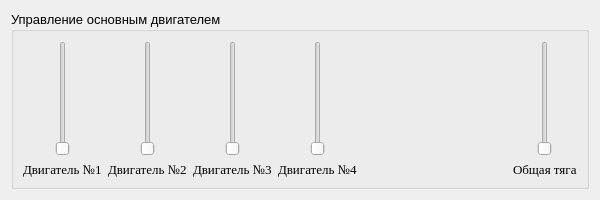
<?xml version="1.0" encoding="UTF-8"?>
<ui version="4.0">
 <class>Form</class>
 <widget class="QWidget" name="Form">
  <property name="geometry">
   <rect>
    <x>0</x>
    <y>0</y>
    <width>600</width>
    <height>200</height>
   </rect>
  </property>
  <property name="windowTitle">
   <string>Form</string>
  </property>
  <layout class="QHBoxLayout" name="horizontalLayout_2">
   <item>
    <widget class="QGroupBox" name="groupBox">
     <property name="font">
      <font>
       <pointsize>10</pointsize>
      </font>
     </property>
     <property name="title">
      <string>Управление основным двигателем </string>
     </property>
     <layout class="QHBoxLayout" name="horizontalLayout">
      <item>
       <layout class="QVBoxLayout" name="verticalLayout">
        <item alignment="Qt::AlignmentFlag::AlignHCenter">
         <widget class="QSlider" name="verticalSlider">
          <property name="orientation">
           <enum>Qt::Orientation::Vertical</enum>
          </property>
         </widget>
        </item>
        <item>
         <widget class="QLabel" name="label">
          <property name="font">
           <font>
            <family>Times New Roman</family>
            <pointsize>10</pointsize>
           </font>
          </property>
          <property name="text">
           <string>Двигатель №1</string>
          </property>
         </widget>
        </item>
       </layout>
      </item>
      <item>
       <layout class="QVBoxLayout" name="verticalLayout_2">
        <item alignment="Qt::AlignmentFlag::AlignHCenter">
         <widget class="QSlider" name="verticalSlider_2">
          <property name="orientation">
           <enum>Qt::Orientation::Vertical</enum>
          </property>
         </widget>
        </item>
        <item alignment="Qt::AlignmentFlag::AlignBottom">
         <widget class="QLabel" name="label_2">
          <property name="font">
           <font>
            <family>Times New Roman</family>
            <pointsize>10</pointsize>
           </font>
          </property>
          <property name="text">
           <string>Двигатель №2</string>
          </property>
         </widget>
        </item>
       </layout>
      </item>
      <item>
       <layout class="QVBoxLayout" name="verticalLayout_3">
        <item alignment="Qt::AlignmentFlag::AlignHCenter">
         <widget class="QSlider" name="verticalSlider_3">
          <property name="orientation">
           <enum>Qt::Orientation::Vertical</enum>
          </property>
         </widget>
        </item>
        <item>
         <widget class="QLabel" name="label_3">
          <property name="font">
           <font>
            <family>Times New Roman</family>
            <pointsize>10</pointsize>
           </font>
          </property>
          <property name="text">
           <string>Двигатель №3</string>
          </property>
         </widget>
        </item>
       </layout>
      </item>
      <item>
       <layout class="QVBoxLayout" name="verticalLayout_4">
        <item alignment="Qt::AlignmentFlag::AlignHCenter">
         <widget class="QSlider" name="verticalSlider_4">
          <property name="orientation">
           <enum>Qt::Orientation::Vertical</enum>
          </property>
         </widget>
        </item>
        <item>
         <widget class="QLabel" name="label_4">
          <property name="font">
           <font>
            <family>Times New Roman</family>
            <pointsize>10</pointsize>
           </font>
          </property>
          <property name="text">
           <string>Двигатель №4</string>
          </property>
         </widget>
        </item>
       </layout>
      </item>
      <item>
       <spacer name="horizontalSpacer">
        <property name="orientation">
         <enum>Qt::Orientation::Horizontal</enum>
        </property>
        <property name="sizeHint" stdset="0">
         <size>
          <width>139</width>
          <height>20</height>
         </size>
        </property>
       </spacer>
      </item>
      <item>
       <layout class="QVBoxLayout" name="verticalLayout_5">
        <item alignment="Qt::AlignmentFlag::AlignHCenter">
         <widget class="QSlider" name="verticalSlider_5">
          <property name="orientation">
           <enum>Qt::Orientation::Vertical</enum>
          </property>
         </widget>
        </item>
        <item>
         <widget class="QLabel" name="label_5">
          <property name="font">
           <font>
            <family>Times New Roman</family>
            <pointsize>10</pointsize>
           </font>
          </property>
          <property name="text">
           <string>Общая тяга</string>
          </property>
         </widget>
        </item>
       </layout>
      </item>
     </layout>
    </widget>
   </item>
  </layout>
 </widget>
 <resources/>
 <connections/>
</ui>
